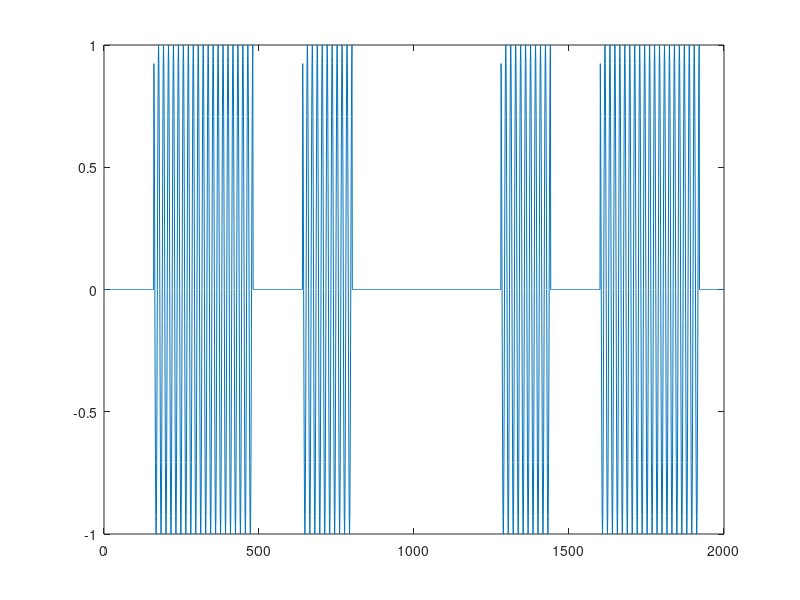

This figure's MATLAB source: (Note: this script raises an error after producing the figure.)
SIZE = 10240; %Number of bits to be transmitted
originalData= randi([0 1],1,SIZE); % This generates an array of random binary numbers
SNR = 20; %Signal  to Noise Ratio

Fc = 10000; %Carrier Frequency
Fs = Fc * 16; %Sampling Frequency
index = 1:2000; %Output Range

dataRate = 1000; %Number of bits transfered per second
numberOfSamplesPerBit =  round(Fs/dataRate); %Number of samples per bit
totalNumberOfSamples = round(Fs*SIZE/dataRate); %Total Number of samples to be modulated

%Initialization of Carrier Signal with an array of zeros
carrierSignal = zeros(1,totalNumberOfSamples); 
Loop = 1;

%Loop to obtain sampled cosined values as carrier signal
while(Loop<=totalNumberOfSamples)
carrierSignal(Loop) = cos(2*pi*(Fc/Fs)*Loop);
Loop = Loop+1;
end

%disp(carrierSignal);

%Multiplication of carrier signal with input signal
replicatedData = repelem(originalData,numberOfSamplesPerBit);
modulatedSignal = carrierSignal.*replicatedData;

%disp(modulatedSignal);

figure();
plot(index,modulatedSignal(1:length(index)));

%To generate artificial noise to be added with the modulated signal
noisySignal = NoisySignalGeneration(modulatedSignal, totalNumberOfSamples, SNR);

figure();
plot(index,noisySignal(1:length(index)));

%To Obtain demodulated signal by multiplying with twice the carrier signal
demodulatedSignal = (2*carrierSignal).*noisySignal;

figure();
plot(index,demodulatedSignal(1:2000));

%To generate a low pass butterworth 6th order filter and obtain filtered signal with
%cutoff frequecy of 0.2
[b,a] = butter(6,0.2);
filteredSignal = filtfilt(b,a,demodulatedSignal);

figure();
plot(index,filteredSignal(1:length(index)));

%Obtain midpoints from recieved filtered signal
demodulatedData = filteredSignal(numberOfSamplesPerBit/2:numberOfSamplesPerBit:totalNumberOfSamples);

%Use threshold logic to decode the received signal by setting threshold to 0.5 
decodedData = DataDecoding(demodulatedData, SIZE, 0.5);

%Calculate the bit error rate
errorRate = ErrorRate(originalData,decodedData, SIZE);

disp("Error : "+ errorRate);